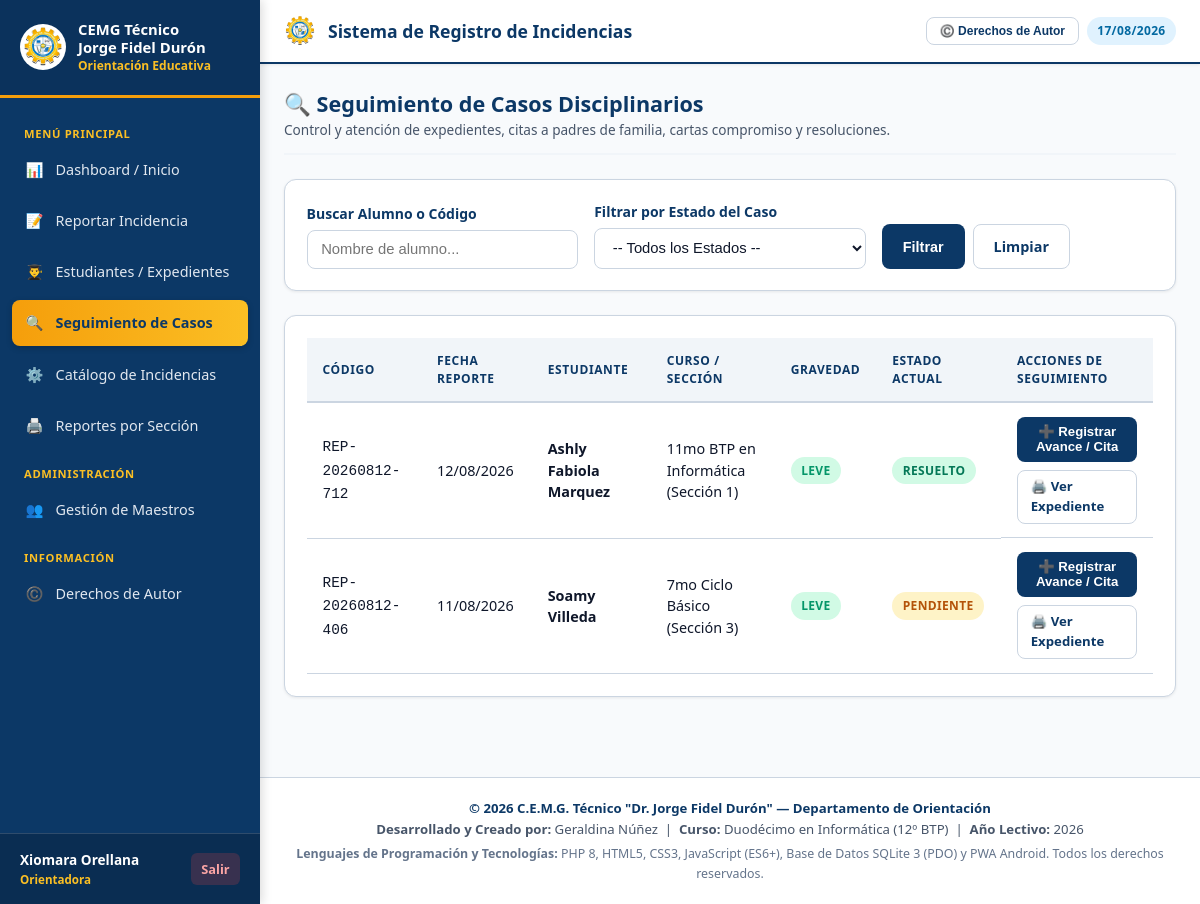
Screenshot of /index.php?action=seguimiento (signed in) with the database file from the repository.
### tables this page shows
CREATE TABLE incident_reports (
                id INTEGER PRIMARY KEY AUTOINCREMENT,
                report_code TEXT UNIQUE NOT NULL,
                student_id INTEGER NOT NULL REFERENCES students(id) ON DELETE CASCADE,
                reporter_user_id INTEGER NOT NULL REFERENCES users(id),
                report_date DATE DEFAULT (DATE('now', 'localtime')),
                report_time TIME DEFAULT (TIME('now', 'localtime')),
                observations TEXT,
                severity_level TEXT CHECK(severity_level IN ('Leve', 'Grave', 'Muy Grave')) DEFAULT 'Leve',
                status TEXT CHECK(status IN ('Pendiente', 'Citatorio Enviado', 'Atendido en Orientación', 'Compromiso Firmado', 'Sanción Aplicada', 'Resuelto')) DEFAULT 'Pendiente',
                created_at DATETIME DEFAULT CURRENT_TIMESTAMP
            , custom_reporter_name TEXT);

CREATE TABLE students (
                id INTEGER PRIMARY KEY AUTOINCREMENT,
                student_code TEXT UNIQUE,
                identity_num TEXT UNIQUE,
                full_name TEXT NOT NULL,
                gender TEXT CHECK(gender IN ('M', 'F')),
                birth_date DATE,
                course_id INTEGER REFERENCES courses(id) ON DELETE SET NULL,
                guardian_name TEXT,
                guardian_phone TEXT,
                guardian_address TEXT,
                documents_submitted TEXT,
                status TEXT DEFAULT 'activo',
                created_at DATETIME DEFAULT CURRENT_TIMESTAMP
            );

CREATE TABLE courses (
                id INTEGER PRIMARY KEY AUTOINCREMENT,
                grade TEXT NOT NULL,          -- e.g. 7mo, 8vo, 9no, 10mo, 11mo, 12mo
                modality TEXT NOT NULL,       -- e.g. Ciclo Básico, BTP en Informática, BTP en Electromecánica, BTP en Desarrollo Agroforestal
                section_name TEXT NOT NULL,   -- e.g. Sección 1, Sección 2, Sección 3
                created_at DATETIME DEFAULT CURRENT_TIMESTAMP,
                UNIQUE(grade, modality, section_name)
            );

### config/database.php (called while the page is built, shortened)
<?php
class Database {
    private static $instance = null;
    private $pdo;
    private function __construct() {
        $dbFile = __DIR__ . '/../database.sqlite';
        try {
            $this->pdo = new PDO("sqlite:" . $dbFile);
            $this->pdo->setAttribute(PDO::ATTR_ERRMODE, PDO::ERRMODE_EXCEPTION);
            $this->pdo->setAttribute(PDO::ATTR_DEFAULT_FETCH_MODE, PDO::FETCH_ASSOC);
            $this->pdo->exec("PRAGMA foreign_keys = ON;");
        } catch (PDOException $e) {
            die("Error de conexión a la base de datos: " . $e->getMessage());
        }
    }
    public static function getInstance() {
        if (self::$instance === null) {
            self::$instance = new Database();
        }
        return self::$instance;
    }
    public function getConnection() {
        return $this->pdo;
    }
    private function initTables() {
        try {
            $this->pdo->exec("ALTER TABLE incident_reports ADD COLUMN custom_reporter_name TEXT;");
        } catch (PDOException $e) {
        }
    }
}

### controllers/IncidentController.php (called while the page is built, shortened)
<?php
require_once __DIR__ . '/../config/database.php';
class IncidentController {
    private $db;
    public function __construct() {
        $this->db = Database::getInstance()->getConnection();
    }
    public function getAllReports($search = '', $status = null, $severity = null, $courseId = null, $reporterUserId = null) {
        $sql = "
            SELECT r.*, s.full_name as student_name, s.identity_num, s.student_code,
                   c.grade, c.modality, c.section_name,
                   COALESCE(r.custom_reporter_name, u.full_name) as reporter_name
            FROM incident_reports r
            JOIN students s ON r.student_id = s.id
            LEFT JOIN courses c ON s.course_id = c.id
            JOIN users u ON r.reporter_user_id = u.id
            WHERE 1=1
        ";
        $params = [];
        $sql .= " ORDER BY r.created_at DESC";
        $stmt = $this->db->prepare($sql);
        $stmt->execute($params);
        return $stmt->fetchAll();
    }
}

### views/seguimiento.php (the view, shortened to what this page needs)
<?php
require_once __DIR__ . '/header.php';
require_once __DIR__ . '/../controllers/IncidentController.php';
$incidentController = new IncidentController();
$statusFilter = $_GET['status'] ?? null;
$search = $_GET['search'] ?? '';
$reports = $incidentController->getAllReports($search, $statusFilter);
?>
<div class="card-header" style="margin-bottom: 1.5rem;">
    <div>
        <h2 style="font-size: 1.35rem; font-weight: 800; color: var(--primary);">🔍 Seguimiento de Casos Disciplinarios</h2>
        <p style="font-size: 0.85rem; color: var(--text-muted);">
            Control y atención de expedientes, citas a padres de familia, cartas compromiso y resoluciones.
        </p>
    </div>
</div>
<div class="card" style="margin-bottom: 1.5rem;">
    <form action="index.php" method="GET" class="form-grid" style="align-items: flex-end;">
        <div class="form-group" style="margin-bottom: 0;">
            <label for="search">Buscar Alumno o Código</label>
            <input type="text" id="search" name="search" class="form-control" placeholder="Nombre de alumno..." value="<?= htmlspecialchars($search) ?>">
        </div>
        <div class="form-group" style="margin-bottom: 0;">
            <label for="status">Filtrar por Estado del Caso</label>
            <select id="status" name="status" class="form-control">
                <option value="">-- Todos los Estados --</option>
            </select>
        </div>
        <div style="display: flex; gap: 0.5rem;">
            <button type="submit" class="btn btn-primary">Filtrar</button>
            <a href="index.php?action=seguimiento" class="btn btn-outline">Limpiar</a>
        </div>
    </form>
</div>
<div class="card">
    <div class="table-responsive">
        <table class="table">
            <thead>
                <tr>
                    <th>Código</th>
                    <th>Fecha Reporte</th>
                    <th>Estudiante</th>
                    <th>Curso / Sección</th>
                    <th>Gravedad</th>
                    <th>Estado Actual</th>
                    <th>Acciones de Seguimiento</th>
                </tr>
            </thead>
            <tbody>
                <?php if (empty($reports)): ?>
                    <tr>
                        <td colspan="7" style="text-align: center; color: var(--text-muted); padding: 2rem;">
                            No hay casos disciplinarios registrados con los filtros aplicados.
                        </td>
                    </tr>
                <?php else: ?>
                    <?php foreach ($reports as $rep): ?>
                        <tr>
                            <td><code><?= htmlspecialchars($rep['report_code']) ?></code></td>
                            <td><?= date('d/m/Y', strtotime($rep['report_date'])) ?></td>
                            <td><strong><?= htmlspecialchars($rep['student_name']) ?></strong></td>
                            <td>
                                <?= htmlspecialchars($rep['grade'] ?? '') ?>
                                <?= htmlspecialchars($rep['modality'] ?? '') ?>
                                (<?= htmlspecialchars($rep['section_name'] ?? '') ?>)
                            </td>
                            <td>
                                <span class="badge badge-<?= strtolower(str_replace(' ', '-', $rep['severity_level'])) ?>">
                                    <?= htmlspecialchars($rep['severity_level']) ?>
                                </span>
                            </td>
                            <td>
                                <span class="badge badge-<?= strtolower(str_replace(' ', '-', $rep['status'])) ?>">
                                    <?= htmlspecialchars($rep['status']) ?>
                                </span>
                            </td>
                            <td style="display: flex; gap: 0.5rem; flex-wrap: wrap;">
                                <button onclick="openFollowupModal(<?= $rep['id'] ?>, '<?= htmlspecialchars(addslashes($rep['student_name'])) ?>', '<?= htmlspecialchars($rep['status']) ?>')" class="btn btn-primary btn-sm">
                                    ➕ Registrar Avance / Cita
                                </button>
                                <a href="index.php?action=reporte_estudiante&id=<?= $rep['id'] ?>" class="btn btn-outline btn-sm">
                                    🖨️ Ver Expediente
                                </a>
                            </td>
                        </tr>
                    <?php endforeach; ?>
                <?php endif; ?>
            </tbody>
        </table>
    </div>
</div>
<?php require_once __DIR__ . '/footer.php'; ?>

### assets/css/style.css (style rules this page uses)
:root { --primary: #0c3866; --primary-hover: #08284a; --primary-light: #eff6ff; --secondary: #f59e0b; --secondary-hover: #d97706; --secondary-light: #fef3c7; --yellow-accent: #fbbf24; --accent: #0284c7; --success: #059669; --success-bg: #d1fae5; --warning: #d97706; --warning-bg: #fef3c7; --danger: #dc2626; --danger-bg: #fee2e2; --info: #0284c7; --info-bg: #e0f2fe; --bg-main: #f8fafc; --bg-card: #ffffff; --text-main: #0f172a; --text-muted: #475569; --border: #cbd5e1; --font-family: system-ui, -apple-system, BlinkMacSystemFont, 'Segoe UI', Roboto, Helvetica, Arial, sans-serif; --shadow-sm: 0 1px 3px 0 rgba(0, 0, 0, 0.08); --shadow-md: 0 4px 6px -1px rgba(0, 0, 0, 0.12), 0 2px 4px -1px rgba(0, 0, 0, 0.07); --shadow-lg: 0 10px 15px -3px rgba(0, 0, 0, 0.15), 0 4px 6px -2px rgba(0, 0, 0, 0.08); --radius: 12px; --radius-sm: 8px; }
* { box-sizing: border-box; margin: 0; padding: 0; }
body { font-family: var(--font-family); background-color: var(--bg-main); color: var(--text-main); line-height: 1.5; min-height: 100vh; }
.card { background-color: var(--bg-card); border-radius: var(--radius); border: 1px solid var(--border); box-shadow: var(--shadow-sm); padding: 1.35rem; margin-bottom: 1.5rem; }
.card-header { display: flex; align-items: center; justify-content: space-between; margin-bottom: 1rem; padding-bottom: 0.75rem; border-bottom: 2px solid #f1f5f9; }
.btn { display: inline-flex; align-items: center; justify-content: center; gap: 0.5rem; padding: 0.65rem 1.25rem; font-size: 0.9rem; font-weight: 700; border-radius: var(--radius-sm); border: 1px solid transparent; cursor: pointer; text-decoration: none; transition: all 0.2s ease; }
.btn-primary { background-color: var(--primary); color: #ffffff; }
.btn-outline { background-color: #ffffff; border-color: var(--border); color: var(--primary); }
.btn-sm { padding: 0.4rem 0.8rem; font-size: 0.825rem; }
.form-group { margin-bottom: 1.15rem; }
.form-group label { display: block; font-size: 0.875rem; font-weight: 700; margin-bottom: 0.35rem; color: var(--primary); }
.form-control { width: 100%; padding: 0.65rem 0.85rem; font-size: 0.925rem; border: 1.5px solid var(--border); border-radius: var(--radius-sm); background-color: #ffffff; color: var(--text-main); transition: border-color 0.2s; }
.form-grid { display: grid; grid-template-columns: repeat(auto-fit, minmax(240px, 1fr)); gap: 1rem; }
.table-responsive { width: 100%; overflow-x: auto; }
.table { width: 100%; border-collapse: collapse; text-align: left; font-size: 0.9rem; }
.table th { background-color: #f1f5f9; color: var(--primary); font-weight: 800; text-transform: uppercase; font-size: 0.75rem; letter-spacing: 0.05em; padding: 0.85rem 1rem; border-bottom: 2px solid var(--border); }
.table td { padding: 0.85rem 1rem; border-bottom: 1px solid var(--border); vertical-align: middle; }
.badge { display: inline-block; padding: 0.3rem 0.65rem; font-size: 0.75rem; font-weight: 800; border-radius: 9999px; text-transform: uppercase; letter-spacing: 0.03em; }
.badge-leve { background-color: var(--success-bg); color: var(--success); }
.badge-pendiente { background-color: #fef3c7; color: #b45309; }
.badge-resuelto { background-color: #d1fae5; color: #047857; }

### rows the page displays
incident_reports: report_code "REP-20260812-712", report_date "12/08/2026", student.full_name "Ashly Fabiola Marquez", courses.grade "11mo", courses.modality "BTP en Informática", courses.section_name "Sección 1", severity_level "LEVE", status "RESUELTO"
incident_reports: report_code "REP-20260812-406", report_date "11/08/2026", student.full_name "Soamy Villeda", courses.grade "7mo", courses.modality "Ciclo Básico", courses.section_name "Sección 3", severity_level "LEVE", status "PENDIENTE"

### other values shown
$fullName "Xiomara Orellana"
$roleName "Orientadora"
